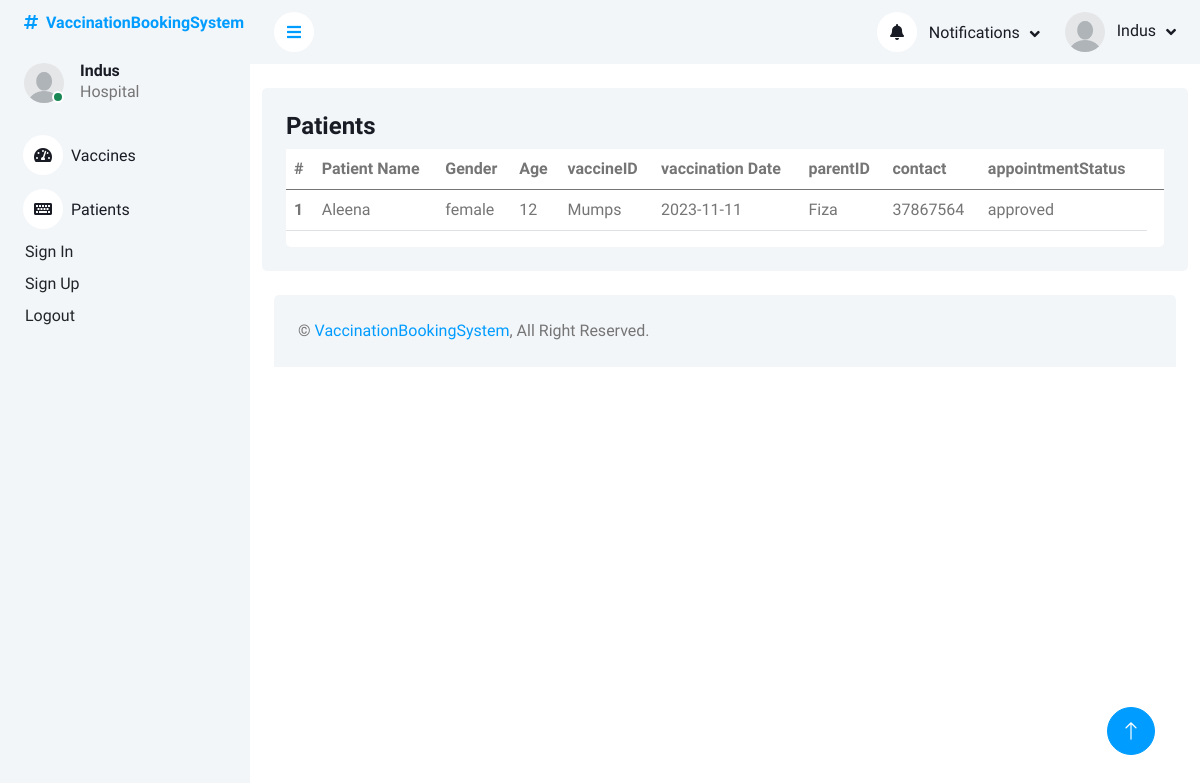
Screenshot of /eProject/patients.php (signed in) with the database file from the repository.
### tables this page shows
CREATE TABLE `hospital_login` (
  `hospitalID` int(11) NOT NULL,
  `hospitalName` varchar(250) NOT NULL,
  `hospitalEmail` varchar(250) NOT NULL,
  `hospitalPassword` varchar(250) NOT NULL,
  `hospitalLocation` varchar(250) NOT NULL,
  `hospitalStatus` enum('pending','approved','rejected') NOT NULL DEFAULT 'pending'
);

CREATE TABLE `children_details` (
  `childID` int(11) NOT NULL,
  `childName` varchar(250) NOT NULL,
  `childGender` enum('male','female','others') NOT NULL,
  `childAge` int(11) NOT NULL,
  `hospitalID` int(11) DEFAULT NULL,
  `vaccineID` int(11) DEFAULT NULL,
  `vaccinationDate` date NOT NULL,
  `parentID` int(11) DEFAULT NULL,
  `contact` int(11) NOT NULL,
  `appointmentStatus` enum('pending','approved','rejected') NOT NULL DEFAULT 'pending'
);

CREATE TABLE `vaccine_details` (
  `vaccineID` int(11) NOT NULL,
  `vaccineName` varchar(250) NOT NULL,
  `vaccineStock` int(11) NOT NULL,
  `hospitalID` int(11) DEFAULT NULL
);

CREATE TABLE `parent_login` (
  `parentID` int(11) NOT NULL,
  `parentName` varchar(250) NOT NULL,
  `parentEmail` varchar(250) NOT NULL,
  `parentPassword` varchar(250) NOT NULL,
  `parentStatus` enum('pending','approved','rejected') NOT NULL DEFAULT 'pending',
  `image` varchar(225) DEFAULT 'user.jpg'
);

### eProject/patients.php (the view, shortened to what this page needs)
<?php
include_once('header_hospital.php');
?>
<div class="container pt-4">
    <div class="bg-light rounded p-4">
        <div class="row">
            <div class="col-12">
                <div class="bg-white rounded h-100 ">
                    <div class="d-flex bg-light justify-content-between">
                        <h4>Patients</h4>
                    </div>
                    <div class="table-responsive bg- ">
                        <table class="table">
                            <thead>
                                <tr>
                                    <th scope="col">#</th>
                                    <th scope="col">Patient Name</th>
                                    <th scope="col">Gender</th>
                                    <th scope="col">Age</th>
                                    <th scope="col">vaccineID</th>
                                    <th scope="col">vaccination Date</th>
                                    <th scope="col">parentID</th>
                                    <th scope="col">contact</th>
                                    <th scope="col">appointmentStatus</th>
                                    <th scope="col"> </th>
                                </tr>
                            </thead>
                            <tbody>
                                <?php
                                $user = $_SESSION['Hospital'];
                                foreach ($user as $value) {
                                    $hospitalID = $value['hospitalID'];
                                    ?>
                                    <?php
                                    $query = $pdo->prepare("SELECT * FROM children_details where hospitalID = :getHospitalID AND appointmentStatus = 'approved'");
                                    $query->bindParam('getHospitalID', $hospitalID, );
                                    $query->execute();
                                    $result = $query->fetchAll(PDO::FETCH_ASSOC);
                                    $count = 1;
                                    foreach ($result as $row) {
                                        $vaccineID = $row['vaccineID'];
                                        $parentID = $row['parentID'];
                                        $query = $pdo->prepare('select * from vaccine_details where vaccineID = :vaccineID');
                                        $query->bindParam('vaccineID', $vaccineID);
                                        $query->execute();
                                        $result = $query->fetchAll(PDO::FETCH_ASSOC);
                                        foreach ($result as $value) {
                                            $vaccineName = $value['vaccineName'];
                                        }
                                    }
                                    $query = $pdo->prepare('select * from parent_login where parentID = :p_id');
                                    $query->bindParam('p_id', $parentID);
                                    $query->execute();
                                    $result = $query->fetchAll(PDO::FETCH_ASSOC);
                                    foreach ($result as $parentValue) {
                                        $parentName = $parentValue['parentName'];
                                    }
                                    ?>
                                    <tr class="tr-row">
                                        <th scope="row">
                                            <?php echo $count ?>
                                        </th>
                                        <td>
                                            <?php echo $row['childName'] ?>
                                        </td>
                                        <td>
                                            <?php echo $row['childGender'] ?>
                                        </td>
                                        <td>
                                            <?php echo $row['childAge'] ?>
                                        </td>
                                        <td>
                                            <?php echo $vaccineName ?>
                                        </td>
                                        <td>
                                            <?php echo $row['vaccinationDate'] ?>
                                        </td>
                                        <td>
                                            <?php echo $parentName ?>
                                        </td>
                                        <td>
                                            <?php echo $row['contact'] ?>
                                        </td>
                                        <td>
                                            <?php echo $row['appointmentStatus'] ?>
                                        </td>
                                    </tr>
                                    <?php
                                }
                                ?>
                            </tbody>
                        </table>
                    </div>
                </div>
            </div>
        </div>
    </div>
</div>
<?php
include('footer.php');
?>

### eProject/header_hospital.php (shortened to what this page needs)
<?php
include('php/query.php');
$user = $_SESSION['Hospital'];
foreach($user as  $value){
  $U_ID =   $value['hospitalID'];
$query = $pdo->prepare("SELECT * FROM hospital_login WHERE hospitalID = :hospitalID AND hospitalStatus = 'approved'");
$query->bindParam(':hospitalID',  $U_ID);
$query->execute();
$result = $query->fetchAll(PDO::FETCH_ASSOC);
};
?>
<!DOCTYPE html>
<html lang="en">
<head>
    <link href="https://cdnjs.cloudflare.com/ajax/libs/font-awesome/5.10.0/css/all.min.css" rel="stylesheet">
    <link href="https://cdn.jsdelivr.net/npm/bootstrap-icons@1.4.1/font/bootstrap-icons.css" rel="stylesheet">
    <link href="lib/owlcarousel/assets/owl.carousel.min.css" rel="stylesheet">
    <link href="lib/tempusdominus/css/tempusdominus-bootstrap-4.min.css" rel="stylesheet" />
    <link href="css/bootstrap.min.css" rel="stylesheet">
    <link href="css/style.css" rel="stylesheet">
</head>
<body>
    <div class="container-xxl position-relative bg-white d-flex p-0">
        <div class="sidebar pe-4 pb-3">
            <nav class="navbar bg-light navbar-light">
                <a href="index.php" class="navbar-brand mx-4 mb-3">
                    <h6 class="text-primary"><i class="fa fa-hashtag me-2"></i>VaccinationBookingSystem</h6>
                </a>
                <div class="d-flex align-items-center ms-4 mb-4">
                    <div class="position-relative">
                        <img class="rounded-circle" src="img/user.jpg" alt="" style="width: 40px; height: 40px;">
                        <div class="bg-success rounded-circle border border-2 border-white position-absolute end-0 bottom-0 p-1"></div>
                    </div>
                    <div class="ms-3">
                        <?php
                        $user = $_SESSION['Hospital'];
                        foreach ($user as $value) {
                            $hospitalID = $value['hospitalID'];
                            $hospitalName = $value['hospitalName'];
                        ?>
                            <?php
                            $query = $pdo->prepare("Select hospitalName from hospital_login where hospitalID = :getHospitalID");
                            $query->bindParam("getHospitalID", $hospitalID);
                            $query->execute();
                            $result = $query->fetchAll(PDO::FETCH_ASSOC);
                            foreach ($result as $row) {
                            ?>
                                <h6 class="mb-0"><?php echo ucfirst($row['hospitalName']) ?></h6>
                                <span>Hospital</span>
                    </div>
                </div>
                <div class="navbar-nav w-100">
                    <a href="vaccineData.php" class="nav-item nav-link"><i class="fa fa-tachometer-alt me-2"></i>Vaccines</a>
                    <a href="patients.php" class="nav-item nav-link"><i class="fa fa-keyboard me-2"></i>Patients</a>
                    <a href="signin.php" class="dropdown-item">Sign In</a>
                    <a href="signup.php" class="dropdown-item">Sign Up</a>
                    <a href="logout.php" class="dropdown-item" name='logout'>Logout</a>
                </div>
            </nav>
        </div>
        <div class="content">
            <nav class="navbar navbar-expand bg-light navbar-light sticky-top px-4 py-0">
                <a href="#" class="sidebar-toggler flex-shrink-0">
                    <i class="fa fa-bars"></i>
                </a>
                <div class="navbar-nav align-items-center ms-auto">
                    <div class="nav-item dropdown">
                        <a href="#" class="nav-link dropdown-toggle" data-bs-toggle="dropdown">
                            <i class="fa fa-bell me-lg-2"></i>
                            <span class="d-none d-lg-inline-flex">Notifications</span>
                        </a>
                            <?php
                                $query = $pdo->prepare("SELECT *
                        FROM children_details
                        INNER JOIN parent_login ON children_details.parentID = parent_login.parentID
                        INNER JOIN vaccine_details ON children_details.vaccineID = vaccine_details.vaccineID
                        INNER JOIN hospital_login ON children_details.hospitalID  = hospital_login.hospitalID
                         where appointmentStatus = 'approved' AND hospitalName = :getHospitalName");
                                $query->bindParam("getHospitalName", $hospitalName);
                                $query->execute();
                                $result = $query->fetchAll(PDO::FETCH_ASSOC);
                                foreach ($result as $row) {
                            ?>
                                <a href="#" class="dropdown-item">
                                    <h6 class="fw-normal mb-0"> <?php echo ucfirst($row['childName']) ?> has an appointment of' <?php echo ucfirst($row['vaccineName']) ?>' on <?php echo $row['vaccinationDate'] ?></h6>
                                </a>
                            <?php
                                };
                            ?>
                    </div>
                    <div class="nav-item dropdown">
                        <a href="#" class="nav-link dropdown-toggle" data-bs-toggle="dropdown">
                            <img class="rounded-circle me-lg-2" src="img/user.jpg" alt="" style="width: 40px; height: 40px;">
                            <span class="d-none d-lg-inline-flex"><?php echo ucfirst($row['hospitalName']) ?></span>
                    <?php
                            }
                        }
                    ?>
                        </a>
                    </div>
                </div>
            </nav>

### eProject/css/style.css (style rules this page uses)
:root { --primary: #009CFF; --light: #F3F6F9; --dark: #191C24; }
.sidebar { position: fixed; top: 0; left: 0; bottom: 0; width: 250px; height: 100vh; overflow-y: auto; background: var(--light); transition: 0.5s; z-index: 999; }
.content { margin-left: 250px; min-height: 100vh; background: #FFFFFF; transition: 0.5s; }
@media (min-width: 992px) { .sidebar { margin-left: 0; } }
@media (min-width: 992px) { .content { width: calc(100% - 250px); } }
.sidebar .navbar .navbar-nav .nav-link { padding: 7px 20px; color: var(--dark); font-weight: 500; border-left: 3px solid var(--light); border-radius: 0 30px 30px 0; outline: none; }
.sidebar .navbar .navbar-nav .nav-link i { width: 40px; height: 40px; display: inline-flex; align-items: center; justify-content: center; background: #FFFFFF; border-radius: 40px; }
.sidebar .navbar .dropdown-item { padding-left: 25px; border-radius: 0 30px 30px 0; }
.content .navbar .navbar-nav .nav-link { margin-left: 25px; padding: 12px 0; color: var(--dark); outline: none; }
.content .navbar .sidebar-toggler, .content .navbar .navbar-nav .nav-link i { width: 40px; height: 40px; display: inline-flex; align-items: center; justify-content: center; background: #FFFFFF; border-radius: 40px; }
.content .navbar .dropdown-toggle::after { margin-left: 6px; vertical-align: middle; border: none; content: "\f107"; font-family: "Font Awesome 5 Free"; font-weight: 900; transition: .5s; }

### rows the page displays
hospital_login: hospitalName "Indus", count "1", children_details.childName "Aleena", children_details.childGender "female", children_details.childAge "12", vaccine_details.vaccineName "Mumps", children_details.vaccinationDate "2023-11-11", parent_login.parentName "Fiza", children_details.contact "37867564", children_details.appointmentStatus "approved"
